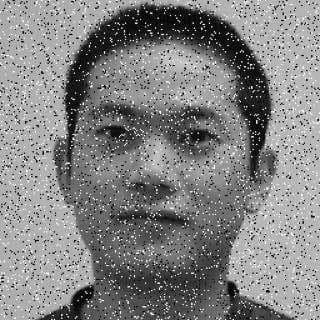
#> input picture src/images/noise.jpg, 320 x 320 px
$ python q1_2.py
#> lines starting #> are read from the running program, lines starting #| are printed output that depends on the picture
# Importing necessary libraries and dependencies
import numpy as np
import cv2
from matplotlib import pyplot as plt
from PIL import Image, ImageFilter

# Read image files
noise = cv2.imread('../images/noise.jpg')
#> noise is the input picture: shape (320, 320, 3); min 0, max 255, mean 130.5
noise1 = cv2.imread('../images/noise1.jpg')
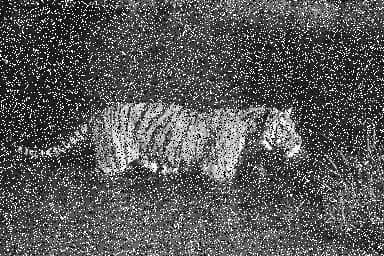
#> input picture src/images/noise1.jpg, 384 x 256 px
#> noise1 is the input picture: shape (256, 384, 3); min 0, max 255, mean 87.4

###-------------------------------###
### MEDIAN FILTER FOR NOISE IMAGE ###
###-------------------------------###

# In RGB information concerning color and luminance can not be separated. HSV is used to separate image luminance from color information and hence is required.
noise = cv2.cvtColor(noise, cv2.COLOR_BGR2HSV)
#> noise: shape (320, 320, 3); mean H, S, V 0, 0, 130.5
noise1 = cv2.cvtColor(noise1, cv2.COLOR_BGR2HSV)
#> noise1: shape (256, 384, 3); mean H, S, V 0, 0, 87.4

figure_size = 5
median_noise = cv2.medianBlur(noise, figure_size)
#> median_noise: shape (320, 320, 3); mean H, S, V 0, 0, 130.7
plt.figure(figsize=(9,7))
plt.subplot(221)
plt.imshow(cv2.cvtColor(noise, cv2.COLOR_HSV2RGB))
plt.title('Original picture of Asian man')
plt.xticks([])
plt.yticks([])
plt.subplot(222)
plt.imshow(cv2.cvtColor(median_noise, cv2.COLOR_HSV2RGB))
plt.title('Median Filter (Size 5 for best result)')
plt.xticks([])
plt.yticks([])

###--------------------------------###
### MEDIAN FILTER FOR NOISE1 IMAGE ###
###--------------------------------###

figure_size = 3
median_noise1 = cv2.medianBlur(noise1, figure_size)
#> median_noise1: shape (256, 384, 3); mean H, S, V 0, 0, 76.4
plt.subplot(223)
plt.imshow(cv2.cvtColor(noise1, cv2.COLOR_HSV2RGB))
plt.title('Original picture of tiger')
plt.xticks([])
plt.yticks([])
plt.subplot(224)
plt.imshow(cv2.cvtColor(median_noise1, cv2.COLOR_HSV2RGB))
plt.title('Median Filter (Size 3 for best result)')
plt.xticks([])
plt.yticks([])
plt.show()
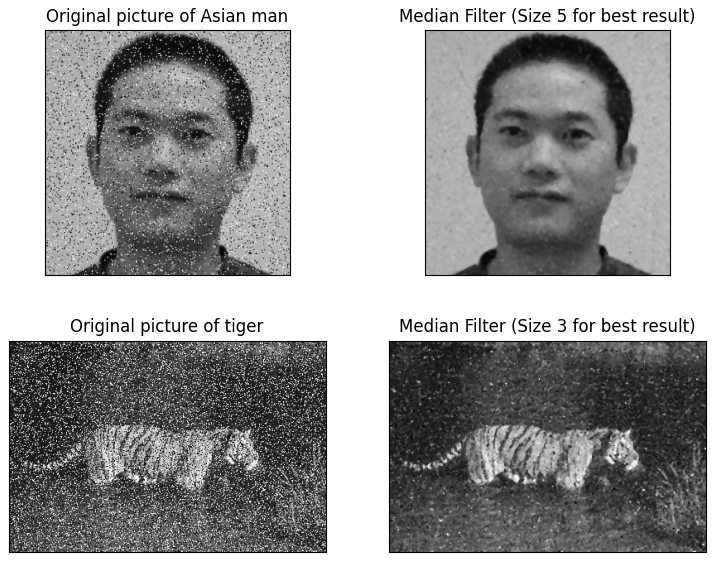
#> figure drawn by matplotlib, 4 panels
